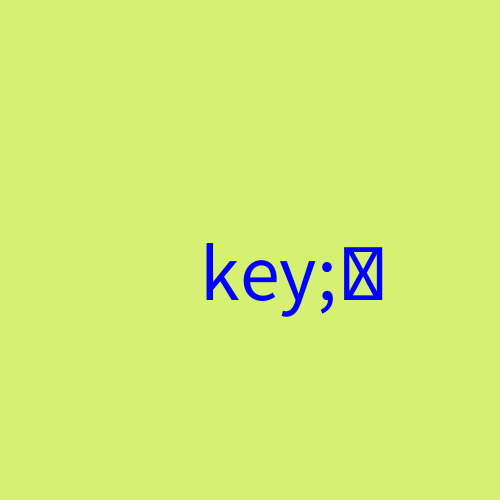
Frame 1 (no input)
Frame 60 (the mouse pressed at the canvas centre just before this capture): identical to frame 1, image omitted
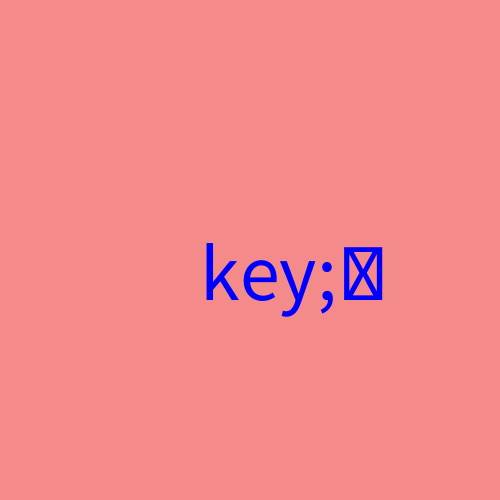
Frame 120 (the mouse held since frame 60 and released just before this capture)

The Processing sketch that drew these frames (run headless with seeded random() and noise(); from frame 60 on, the mouse is pressed at the canvas centre):

// Processing sketch: week02_1
// ── week02_1.pde
//Week02-1_void_
void setup(){
  size(500,500);
}
void draw(){
  if(mousePressed) background(#F58A8A);
  else background(#D6F074);
  fill(0,0,255);
  textSize(80);
  text("key;"+key,200,300);
}
